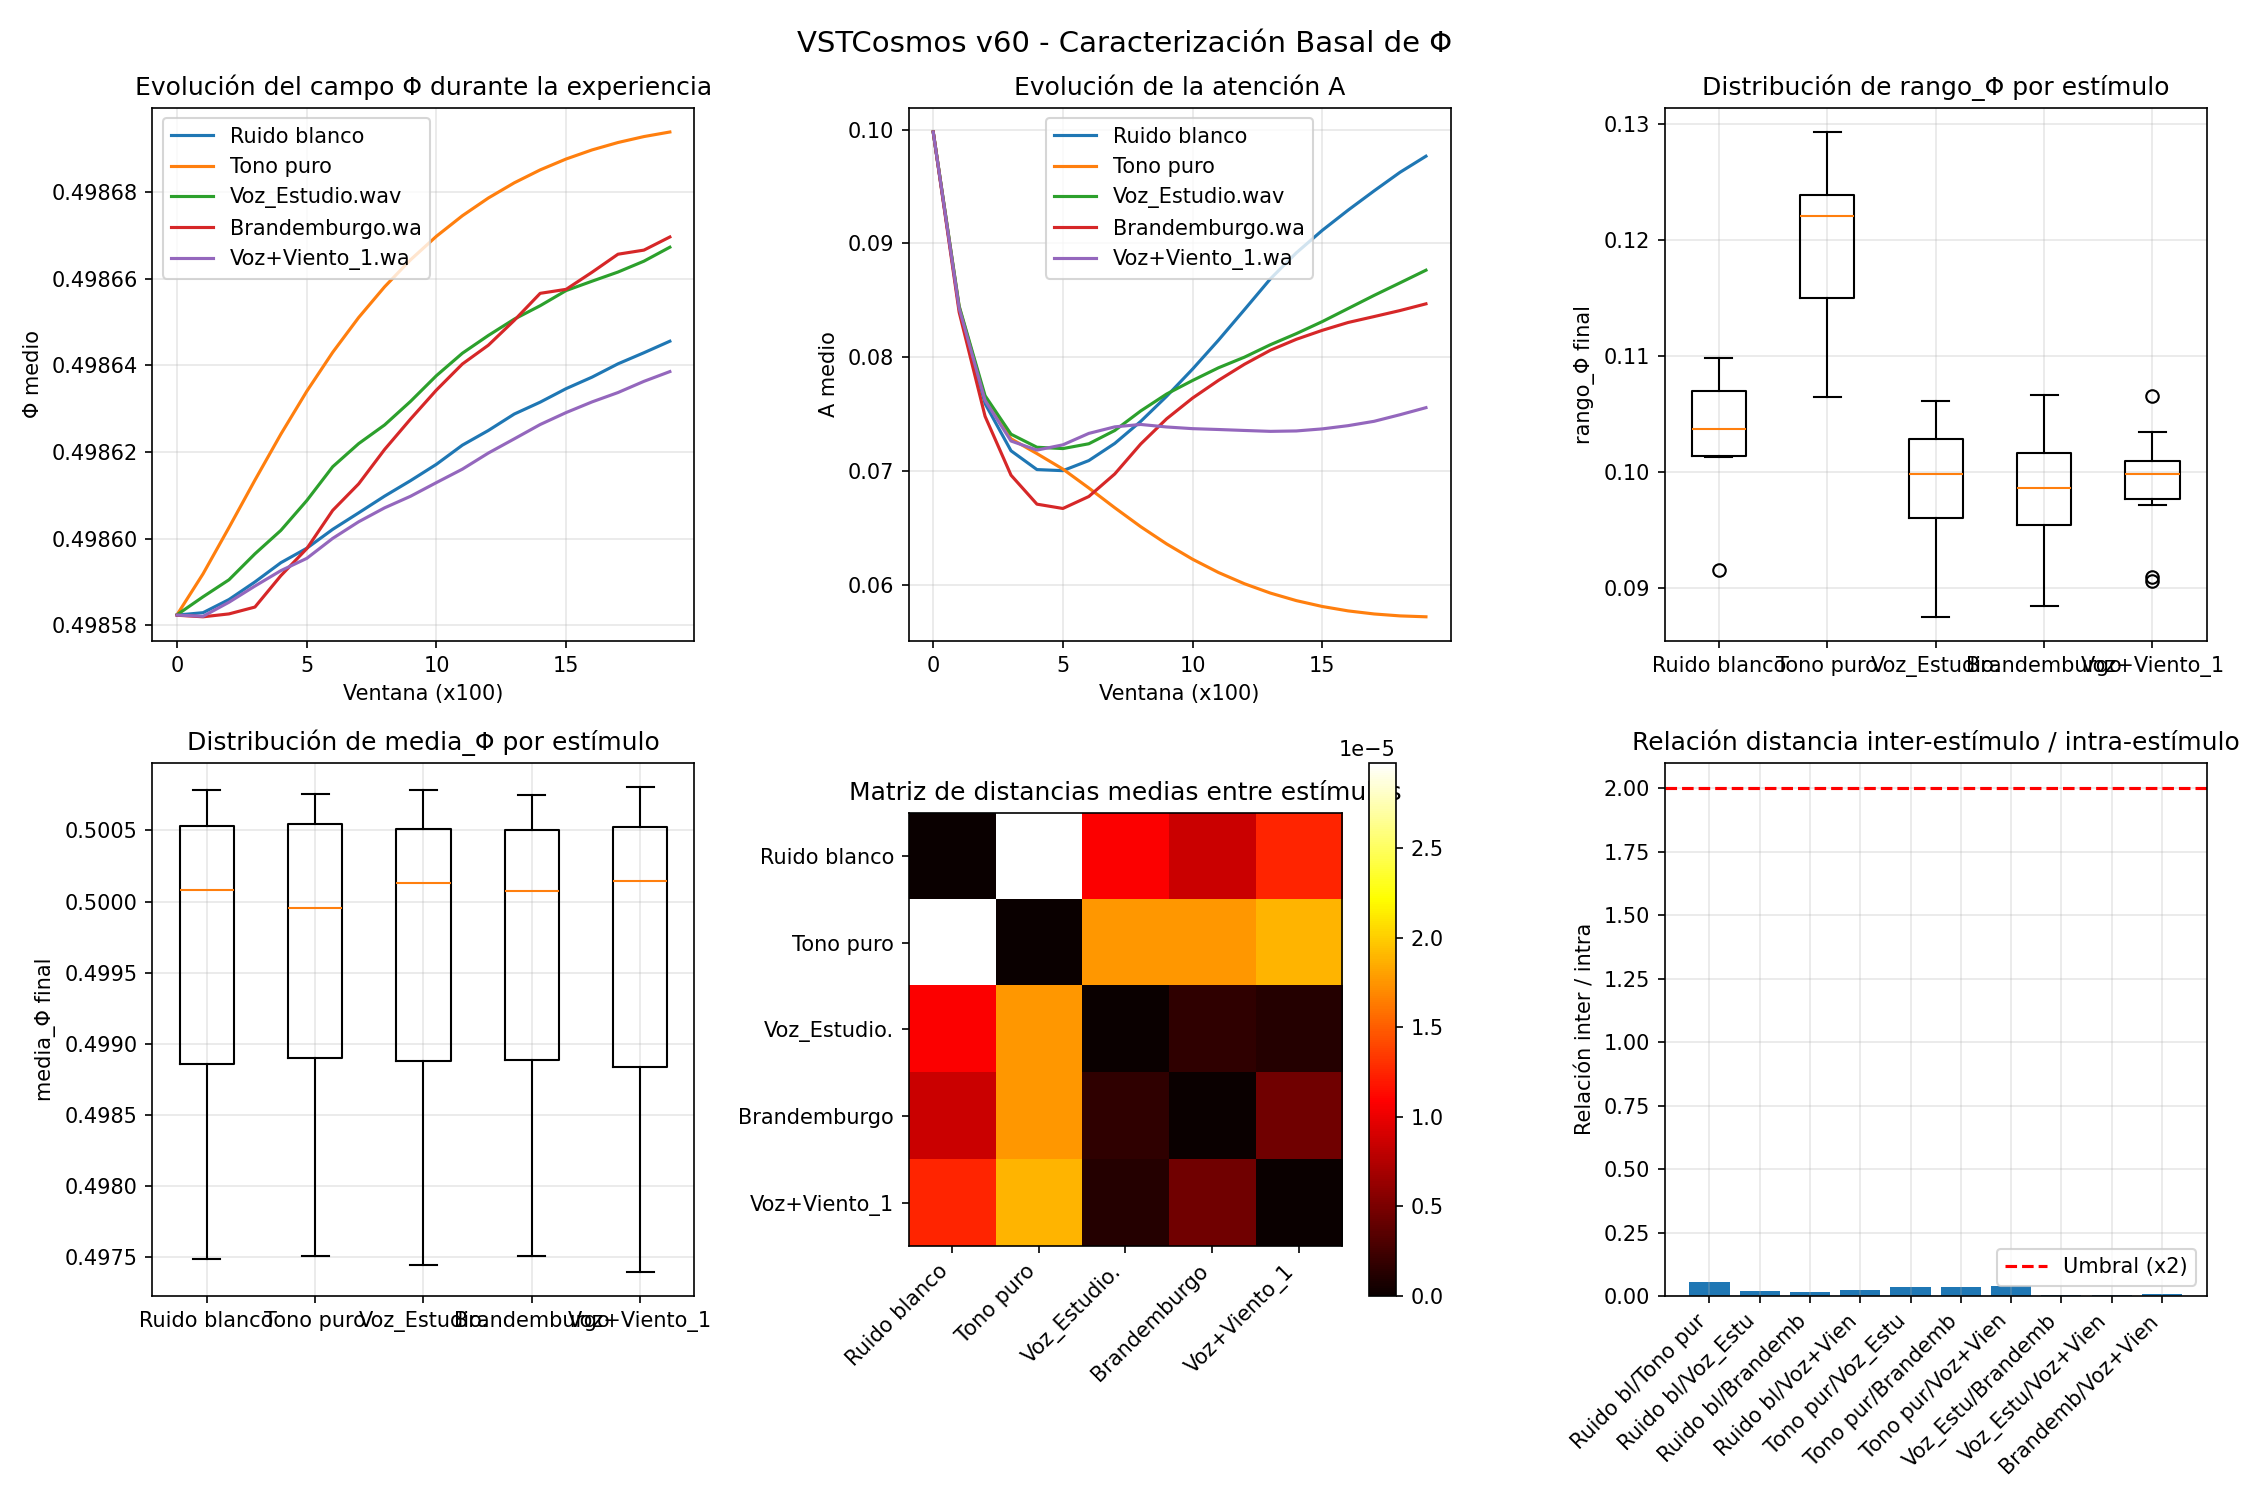

Write Python code to recreate this figure.
#!/usr/bin/env python3
"""
VSTCosmos - v60: Caracterización Basal de Φ
EXPERIMENTO DE DIAGNÓSTICO - Sin aprendizaje, sin memoria, sin selección.
¿Puede el campo Φ sostener estados distintos para estímulos distintos?
Criterio: distancia intra-estímulo < distancia inter-estímulo
"""

import numpy as np
import scipy.io.wavfile as wav
import matplotlib.pyplot as plt
import warnings
warnings.filterwarnings('ignore')

# ============================================================
# PARÁMETROS MÍNIMOS (sin selección, sin memoria)
# ============================================================
DIM_FREQ = 32
DIM_TIME = 100
DT = 0.01
DURACION_SIM = 20.0
N_PASOS = int(DURACION_SIM / DT)

# Parámetros de campo (sin decaimiento adaptativo, sin K)
DECAIMIENTO_PHI = 0.01
GANANCIA_GENERACION_BASE = 0.05
GANANCIA_SOSTENIMIENTO = 0.25
DIFUSION_BASE = 0.20

# Parámetros de atención
REFUERZO_A = 0.15
INHIBICION_A = 0.2
DIFUSION_A = 0.08
FUERZA_RELIEVE = 0.08
K_COMP_BASE = 0.05

LIMITE_ATENCION = DIM_FREQ * DIM_TIME * 0.35
INHIB_GLOBAL = 0.5

MOD_DECAY = 1.0
MOD_GENERACION = 1.5

# Parámetros de memoria de estabilidad y coherencia
TASA_CRECIMIENTO = 0.10
TASA_DISIPACION = 0.03
GANANCIA_HISTORIA = 0.5
FUERZA_ESTABILIDAD = 0.1
BLOQUEO_MAXIMO_BASE = 0.8

TASA_OMEGA = 0.15
DISIPACION_OMEGA = 0.05
FUERZA_COHERENCIA = 0.2

LIMITE_MIN = 0.0
LIMITE_MAX = 1.0

# Parámetros de entrada espectral
VENTANA_FFT_MS = 25
HOP_FFT_MS = 10
F_MIN = 80
F_MAX = 8000

HOMEOSTASIS_INTERVALO = 500

# Semillas para reproducibilidad
N_SEMILLAS = 10
N_REPETICIONES_POR_SEMILLA = 3  # Mismo estímulo, misma semilla, diferente ruido interno


# ============================================================
# FUNCIONES BASE (sin aprendizaje, sin selección)
# ============================================================
def cargar_audio(ruta, duracion=DURACION_SIM):
    if "Tono puro" in ruta:
        sr = 48000
        t = np.arange(int(sr * duracion)) / sr
        return sr, 0.5 * np.sin(2 * np.pi * 440 * t)
    elif "Ruido blanco" in ruta:
        sr = 48000
        return sr, np.random.normal(0, 0.5, int(sr * duracion))
    else:
        sr, data = wav.read(ruta)
        if data.dtype == np.int16:
            data = data.astype(np.float32) / 32768.0
        if data.ndim == 2:
            data = data.mean(axis=1)
        max_val = np.max(np.abs(data))
        if max_val > 0:
            data = data / max_val
        muestras_necesarias = int(sr * duracion)
        if len(data) < muestras_necesarias:
            data = np.pad(data, (0, muestras_necesarias - len(data)))
        else:
            data = data[:muestras_necesarias]
        return sr, data


def inicializar_campo(seed):
    np.random.seed(seed)
    return np.random.rand(DIM_FREQ, DIM_TIME) * 0.2 + 0.4


def inicializar_atencion(seed):
    np.random.seed(seed + 1)
    return np.ones((DIM_FREQ, DIM_TIME), dtype=np.float32) * 0.1


def inicializar_memoria():
    return np.zeros((DIM_FREQ, DIM_TIME), dtype=np.float32)


def inicializar_anclaje():
    return np.zeros((DIM_FREQ, DIM_TIME), dtype=np.float32)


def vecinos(X):
    return (np.roll(X, 1, axis=0) + np.roll(X, -1, axis=0) +
            np.roll(X, 1, axis=1) + np.roll(X, -1, axis=1)) / 4.0


def perfil_espectral_ventana(audio, sr, idx_ventana, ventana_muestras, hop_muestras):
    inicio = idx_ventana * hop_muestras
    if inicio + ventana_muestras > len(audio):
        return np.zeros(DIM_FREQ)
    
    fragmento = audio[inicio:inicio + ventana_muestras]
    ventana_hann = np.hanning(len(fragmento))
    fragmento = fragmento * ventana_hann
    
    fft = np.fft.rfft(fragmento)
    potencia = np.abs(fft) ** 2
    freqs = np.fft.rfftfreq(len(fragmento), 1/sr)
    
    bandas = np.logspace(np.log10(F_MIN), np.log10(F_MAX), DIM_FREQ + 1)
    perfil = np.zeros(DIM_FREQ)
    
    for b in range(DIM_FREQ):
        mask = (freqs >= bandas[b]) & (freqs < bandas[b+1])
        if np.any(mask):
            perfil[b] = np.mean(potencia[mask])
    
    max_energia = np.max(perfil)
    if max_energia > 0:
        perfil = perfil / max_energia
    
    return perfil


def actualizar_memoria_estabilidad(Psi, Phi, A):
    cambio_local = np.abs(Phi - vecinos(Phi))
    cambio_norm = cambio_local / (cambio_local + 0.1)
    dPsi = (TASA_CRECIMIENTO * A * (1 - cambio_norm) * (1 - Psi) -
            TASA_DISIPACION * Psi) * DT
    Psi = Psi + dPsi
    return np.clip(Psi, 0.0, 1.0)


def actualizar_memoria_coherencia(Omega, Phi, Phi_prev, Phi_prev2, A):
    cambio_actual = Phi - Phi_prev
    cambio_anterior = Phi_prev - Phi_prev2
    signo_actual = np.tanh(cambio_actual * 10)
    signo_anterior = np.tanh(cambio_anterior * 10)
    coherencia = (1 + signo_actual * signo_anterior) / 2
    dOmega = (TASA_OMEGA * A * coherencia * (1 - Omega) -
              DISIPACION_OMEGA * Omega) * DT
    Omega = Omega + dOmega
    return np.clip(Omega, 0.0, 1.0)


def actualizar_campo(Phi, A, perfil, Psi, ganancia_gen, bloqueo_max):
    es_silencio = np.max(perfil) < 1e-6
    
    if es_silencio:
        perfil_2d = np.zeros((DIM_FREQ, 1))
        mod_entrada = 1.0
        mod_entrada_decay = 1.0
    else:
        perfil_2d = perfil.reshape(-1, 1)
        mod_entrada = (1 + MOD_GENERACION * perfil_2d)
        mod_entrada_decay = (1 - MOD_DECAY * perfil_2d)
    
    promedio_local = vecinos(Phi)
    
    difusion = DIFUSION_BASE * (promedio_local - Phi)
    
    desviacion = Phi - promedio_local
    generacion_base = ganancia_gen * desviacion * (1 - desviacion**2)
    mod_memoria = (1 - GANANCIA_HISTORIA * Psi)
    generacion = generacion_base * mod_entrada * mod_memoria
    
    decaimiento = -DECAIMIENTO_PHI * (Phi - promedio_local) * mod_entrada_decay
    
    sostenimiento = GANANCIA_SOSTENIMIENTO * A * (Phi - promedio_local)
    
    dPhi_propuesto = difusion + generacion + decaimiento + sostenimiento
    dPhi_real = dPhi_propuesto * (1 - bloqueo_max * Psi)
    
    Phi = Phi + DT * dPhi_real
    return np.clip(Phi, LIMITE_MIN, LIMITE_MAX)


def actualizar_atencion(A, Phi, Psi, Omega, k_comp):
    vA = vecinos(A)
    auto = REFUERZO_A * A * (1.0 - A)
    inhib_local = -INHIBICION_A * vA
    difusion = DIFUSION_A * (vA - A)
    
    relieve_local = np.abs(Phi - vecinos(Phi))
    max_relieve = np.max(relieve_local)
    if max_relieve > 0:
        relieve_local = relieve_local / max_relieve
    
    acoplamiento_relieve = FUERZA_RELIEVE * (relieve_local - A)
    acoplamiento_estabilidad = FUERZA_ESTABILIDAD * (Psi - A)
    acoplamiento_coherencia = FUERZA_COHERENCIA * (Omega - A)
    
    A_mean = np.mean(A)
    competencia = -k_comp * (A - A_mean)
    
    dA = (auto + inhib_local + difusion +
          acoplamiento_relieve +
          acoplamiento_estabilidad +
          acoplamiento_coherencia +
          competencia)
    
    atencion_total = np.sum(A)
    if atencion_total > LIMITE_ATENCION:
        exceso = (atencion_total - LIMITE_ATENCION) / LIMITE_ATENCION
        dA += -INHIB_GLOBAL * exceso * A
    
    dA += np.random.randn(*A.shape) * 0.001
    A = A + DT * dA
    return np.clip(A, LIMITE_MIN, LIMITE_MAX)


def simular_estimulo(entrada_nombre, seed):
    """Simula una experiencia completa con el estímulo dado, partiendo de un estado inicial fijado por seed"""
    np.random.seed(seed)
    
    # Inicializar todo con la misma semilla (estado inicial reproducible)
    Phi = inicializar_campo(seed)
    A = inicializar_atencion(seed)
    Psi = inicializar_memoria()
    Omega = inicializar_memoria()
    L = inicializar_anclaje()
    M = inicializar_memoria()
    
    sr, audio = cargar_audio(entrada_nombre)
    
    ventana_muestras = int(sr * VENTANA_FFT_MS / 1000)
    hop_muestras = int(sr * HOP_FFT_MS / 1000)
    n_ventanas = (len(audio) - ventana_muestras) // hop_muestras + 1
    
    Phi_prev = Phi.copy()
    Phi_prev2 = Phi.copy()
    
    ganancia_gen = GANANCIA_GENERACION_BASE
    bloqueo_max = BLOQUEO_MAXIMO_BASE
    k_comp = K_COMP_BASE
    
    # Registrar evolución cada 100 pasos para análisis
    evolucion_phi = []
    evolucion_a = []
    
    for idx_ventana in range(min(N_PASOS, n_ventanas)):
        perfil = perfil_espectral_ventana(audio, sr, idx_ventana, ventana_muestras, hop_muestras)
        
        A = actualizar_atencion(A, Phi, Psi, Omega, k_comp)
        Phi = actualizar_campo(Phi, A, perfil, Psi, ganancia_gen, bloqueo_max)
        Psi = actualizar_memoria_estabilidad(Psi, Phi, A)
        Omega = actualizar_memoria_coherencia(Omega, Phi, Phi_prev, Phi_prev2, A)
        
        if idx_ventana % 100 == 0:
            evolucion_phi.append(np.mean(Phi))
            evolucion_a.append(np.mean(A))
        
        Phi_prev2 = Phi_prev.copy()
        Phi_prev = Phi.copy()
    
    return {
        'Phi': Phi,
        'A': A,
        'Psi': Psi,
        'Omega': Omega,
        'rango_Phi': np.max(Phi) - np.min(Phi),
        'media_Phi': np.mean(Phi),
        'energia_Phi': np.mean(Phi ** 2),
        'evolucion_phi': evolucion_phi,
        'evolucion_a': evolucion_a
    }


def distancia_estados(estado1, estado2):
    """Distancia Euclidiana normalizada entre dos campos Φ"""
    return np.mean((estado1['Phi'] - estado2['Phi']) ** 2)


def main():
    opciones = [
        "Ruido blanco",
        "Tono puro",
        "Voz_Estudio.wav",
        "Brandemburgo.wav",
        "Voz+Viento_1.wav"
    ]
    
    print("=" * 100)
    print("VSTCosmos - v60: Caracterización Basal de Φ")
    print("EXPERIMENTO DE DIAGNÓSTICO - Sin aprendizaje, sin memoria, sin selección")
    print("¿Puede el campo Φ sostener estados distintos para estímulos distintos?")
    print("=" * 100)
    
    # Almacenar todos los estados finales por estímulo y semilla
    estados = {opcion: [] for opcion in opciones}
    
    print("\n[1] Ejecutando simulaciones...")
    print("-" * 80)
    
    for opcion in opciones:
        print(f"\n  Estímulo: {opcion}")
        for rep in range(N_SEMILLAS):
            seed = rep * 100  # Semillas distintas para cada repetición
            estado = simular_estimulo(opcion, seed)
            estados[opcion].append(estado)
            print(f"    Semilla {rep:2d}: rango_Φ={estado['rango_Phi']:.4f}, media_Φ={estado['media_Phi']:.4f}")
    
    print("\n" + "=" * 100)
    print("[2] ANÁLISIS DE DISTANCIAS")
    print("=" * 100)
    
    # Calcular distancias intra-estímulo
    print("\n📊 DISTANCIAS INTRA-ESTÍMULO (reproducibilidad):")
    print("   Compara diferentes semillas para el MISMO estímulo")
    print("   Valores pequeños indican que el campo converge al mismo punto")
    print("-" * 80)
    
    intra_distancias = {}
    for opcion in opciones:
        distancias = []
        for i in range(len(estados[opcion])):
            for j in range(i+1, len(estados[opcion])):
                d = distancia_estados(estados[opcion][i], estados[opcion][j])
                distancias.append(d)
        media = np.mean(distancias) if distancias else 0
        std = np.std(distancias) if distancias else 0
        intra_distancias[opcion] = media
        print(f"  {opcion:<25}: media={media:.6f}, std={std:.6f}, n={len(distancias)}")
    
    # Calcular distancias inter-estímulo
    print("\n📊 DISTANCIAS INTER-ESTÍMULO (discriminabilidad):")
    print("   Compara diferentes estímulos con la MISMA semilla")
    print("   Valores grandes indican que Φ responde diferencialmente")
    print("-" * 80)
    
    inter_distancias = {}
    for i, op1 in enumerate(opciones):
        for j, op2 in enumerate(opciones):
            if i < j:
                distancias = []
                for rep in range(N_SEMILLAS):
                    d = distancia_estados(estados[op1][rep], estados[op2][rep])
                    distancias.append(d)
                media = np.mean(distancias)
                std = np.std(distancias)
                inter_distancias[f"{op1[:15]} vs {op2[:15]}"] = media
                print(f"  {op1[:15]} vs {op2[:15]}: media={media:.6f}, std={std:.6f}")
    
    # ============================================================
    # CRITERIO DE ÉXITO
    # ============================================================
    print("\n" + "=" * 100)
    print("[3] DIAGNÓSTICO FINAL")
    print("=" * 100)
    
    # Comparación clave: Ruido Blanco vs Voz_Estudio
    ruido_intra = intra_distancias["Ruido blanco"]
    voz_intra = intra_distancias["Voz_Estudio.wav"]
    ruido_voz_inter = inter_distancias["Ruido blanco vs Voz_Estudio.wav"]
    
    print(f"\n  Distancia intra-ruido: {ruido_intra:.6f}")
    print(f"  Distancia intra-voz:   {voz_intra:.6f}")
    print(f"  Distancia inter (ruido vs voz): {ruido_voz_inter:.6f}")
    print(f"  Relación inter/intra_ruido: {ruido_voz_inter / ruido_intra:.2f}")
    print(f"  Relación inter/intra_voz:   {ruido_voz_inter / voz_intra:.2f}")
    
    criterio_ruido = ruido_voz_inter > ruido_intra * 2
    criterio_voz = ruido_voz_inter > voz_intra * 2
    
    print("\n" + "=" * 100)
    if criterio_ruido and criterio_voz:
        print("  ✅ EL CAMPO Φ SÍ PUEDE DISTINGUIR ESTÍMULOS")
        print("     La distancia inter-estímulo es significativamente mayor")
        print("     que la distancia intra-estímulo.")
        print("\n     → El problema NO está en la dinámica basal de Φ.")
        print("     → Está en cómo usamos esa información (memoria, identidad, etc.)")
    else:
        print("  ❌ EL CAMPO Φ NO PUEDE DISTINGUIR ESTÍMULOS")
        print("     La distancia inter-estímulo es comparable o menor")
        print("     que la distancia intra-estímulo.")
        print("\n     → El problema está en la DINÁMICA BASAL DEL CAMPO.")
        print("     → Φ converge al mismo atractor para todos los estímulos.")
        print("     → Hay que rediseñar la ecuación de actualización de Φ.")
    print("=" * 100)
    
    # ============================================================
    # VISUALIZACIÓN ADICIONAL
    # ============================================================
    print("\n[4] Generando visualización...")
    
    fig, axes = plt.subplots(2, 3, figsize=(15, 10))
    
    # Gráfico 1: Evolución de Φ durante la simulación (última semilla)
    ax = axes[0, 0]
    for opcion in opciones:
        evol = estados[opcion][-1]['evolucion_phi']
        ax.plot(evol, label=opcion[:15])
    ax.set_xlabel('Ventana (x100)')
    ax.set_ylabel('Φ medio')
    ax.set_title('Evolución del campo Φ durante la experiencia')
    ax.legend()
    ax.grid(True, alpha=0.3)
    
    # Gráfico 2: Evolución de A
    ax = axes[0, 1]
    for opcion in opciones:
        evol = estados[opcion][-1]['evolucion_a']
        ax.plot(evol, label=opcion[:15])
    ax.set_xlabel('Ventana (x100)')
    ax.set_ylabel('A medio')
    ax.set_title('Evolución de la atención A')
    ax.legend()
    ax.grid(True, alpha=0.3)
    
    # Gráfico 3: rango_Φ final por estímulo
    ax = axes[0, 2]
    rangos = {op: [est['rango_Phi'] for est in estados[op]] for op in opciones}
    bp = ax.boxplot(rangos.values(), labels=[op[:12] for op in opciones])
    ax.set_ylabel('rango_Φ final')
    ax.set_title('Distribución de rango_Φ por estímulo')
    ax.grid(True, alpha=0.3)
    
    # Gráfico 4: media_Φ final
    ax = axes[1, 0]
    medias = {op: [est['media_Phi'] for est in estados[op]] for op in opciones}
    bp = ax.boxplot(medias.values(), labels=[op[:12] for op in opciones])
    ax.set_ylabel('media_Φ final')
    ax.set_title('Distribución de media_Φ por estímulo')
    ax.grid(True, alpha=0.3)
    
    # Gráfico 5: Matriz de distancias
    ax = axes[1, 1]
    n_ops = len(opciones)
    matriz_distancias = np.zeros((n_ops, n_ops))
    for i, op1 in enumerate(opciones):
        for j, op2 in enumerate(opciones):
            dists = []
            for rep in range(N_SEMILLAS):
                dists.append(distancia_estados(estados[op1][rep], estados[op2][rep]))
            matriz_distancias[i, j] = np.mean(dists)
    im = ax.imshow(matriz_distancias, cmap='hot', vmin=0, vmax=matriz_distancias.max())
    ax.set_xticks(range(n_ops))
    ax.set_yticks(range(n_ops))
    ax.set_xticklabels([op[:12] for op in opciones], rotation=45, ha='right')
    ax.set_yticklabels([op[:12] for op in opciones])
    ax.set_title('Matriz de distancias medias entre estímulos')
    plt.colorbar(im, ax=ax)
    
    # Gráfico 6: Relación inter/intra
    ax = axes[1, 2]
    relaciones = []
    nombres = []
    for i, op1 in enumerate(opciones):
        for j, op2 in enumerate(opciones):
            if i < j:
                intra = (intra_distancias[op1] + intra_distancias[op2]) / 2
                inter = inter_distancias[f"{op1[:15]} vs {op2[:15]}"]
                relacion = inter / intra if intra > 0 else 0
                relaciones.append(relacion)
                nombres.append(f"{op1[:8]}/{op2[:8]}")
    barras = ax.bar(range(len(relaciones)), relaciones)
    ax.set_xticks(range(len(relaciones)))
    ax.set_xticklabels(nombres, rotation=45, ha='right')
    ax.axhline(y=2, color='r', linestyle='--', label='Umbral (x2)')
    ax.set_ylabel('Relación inter / intra')
    ax.set_title('Relación distancia inter-estímulo / intra-estímulo')
    ax.legend()
    ax.grid(True, alpha=0.3)
    
    plt.suptitle('VSTCosmos v60 - Caracterización Basal de Φ', fontsize=14)
    plt.tight_layout()
    plt.savefig('v60_diagnostico_campo.png', dpi=150)
    print("  Gráfico guardado: v60_diagnostico_campo.png")
    
    print("\n" + "=" * 100)
    print("EXPERIMENTO COMPLETADO")
    print("=" * 100)


if __name__ == "__main__":
    main()
